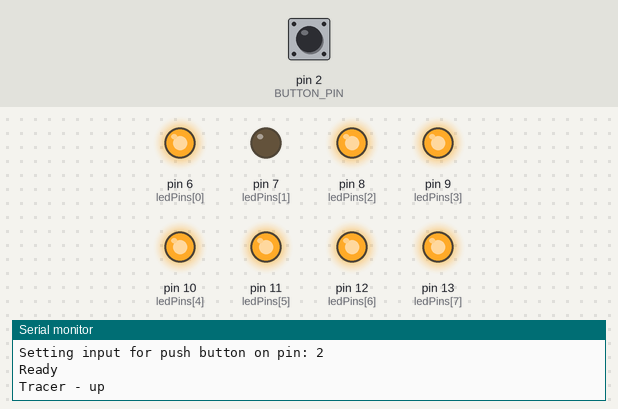
Recording of a sketch running on a simulated Arduino Uno, built with avr-gcc and run on an emulated ATmega328P. On the bench: output pins drawn as LEDs (lit = HIGH), the last lines printed to the serial monitor. Inputs (shaded band) come from the test bench; at power-on: pin 2 (BUTTON_PIN) LOW.

Above: at 0.17 s.
At 9.42 s:
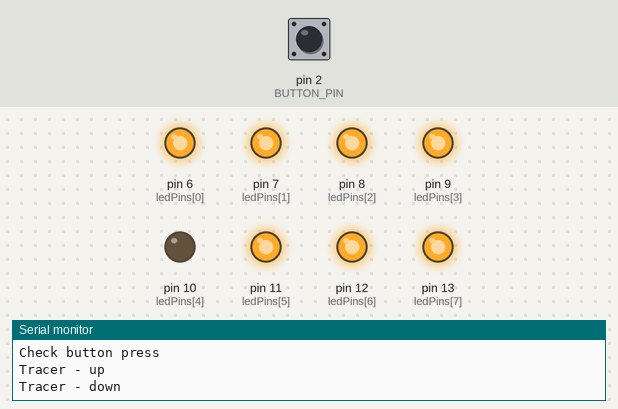
11.4 s: pin 2 (BUTTON_PIN) pulled HIGH for 3 s
At 14.2 s:
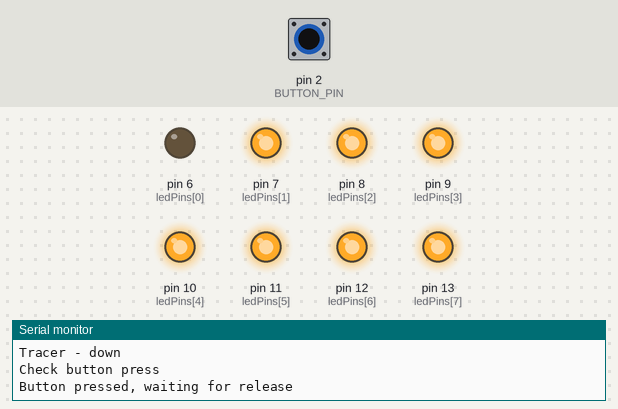
Timing chart, 0 to 22.6 s (numbered marks = the images above; inputs shaded):
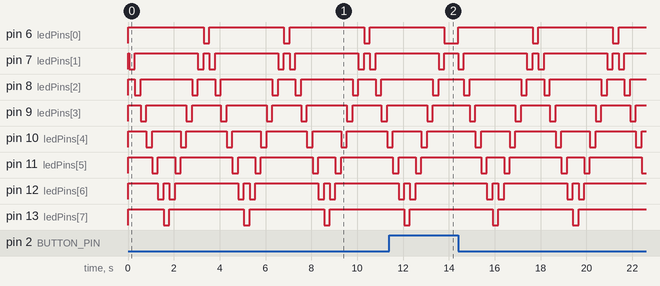

The sketch:

02ChaseLED.ino
```cpp
/******************************************************************************
 * Cooperative Multitasking
 *   02 - LED Chasser
 *
 * This is the second in a series of programs to illustrate the benefits of
 * a simple multitasking mechanism for Arduino.
 *
 * This program (sketch) builds upon the blink programs by combining converting it into a chaser.
 * There are two subtasks:
 * - A "chase LED" task that causes each LED to light up one after the other. It will hold the CPU for
 *   the entire duration of a single chase operation. That is, individually light up the led's in one direction
 *   then the other.
 * -  A "check for button press" task. It will hold the CPU for as long as you hold the button down.
 *
 * When running this program we will note that:
 * a) The messages relating to the Chase operation will continue to be displayed - even if the button is pressed
 *    until such time as the chase operation completes.
 * b) The messages relating to the LED Chase and the chase itself will cease being displayed if the
 *    button is pressed (once the "check button press" task gets a hold of the CPU).
 *
 * In short, neither routine is sharing the CPU (chase stops during button press), even though the
 * "check button press" task isn't actually doing anything except waiting for the button to be released.
 * Similarly, the "Chase LED" task isn't doing anything useful once it turns the LED off or on. Indeed it
 * justs wastes CPU cycles courtesy of the "delay" function calls.
 *
 * In this simplistic example, we could code it differently to avoid much of the "system hanging" symptoms,
 * but that is not the purpose this example. The purposes of this example is to show how easily it is to
 * code a routine that is "blocking" other tasks from doing their thing.
 *
 * By the time we get to example 5, we will address this. Examples 2 and 3 build upon this example, but
 * still in a non-cooperative multi-tasking way.
 *
 */

// Define the pin for the input button
#define BUTTON_PIN 2

// Define the pins to be used in tracing mode.
unsigned int ledPins [] = {6, 7, 8, 9, 10, 11, 12, 13};

void setup() {

  Serial.begin (9600);
  while (!Serial)
  ;

  // Initialise the LED Pins for output and set them to High (turn the LED's off).
  Serial.print("Initialising tracer pin: ");
  for (int i = 0; i < sizeof (ledPins) / sizeof(ledPins[0]); i++) {
    pinMode(ledPins[i], OUTPUT);
    digitalWrite(ledPins[i], HIGH);     // Turn the LED off.
    if (i > 0) {
      Serial.print(", ");
    }
      Serial.print(ledPins[i]);
  }
  Serial.println();

  // Set the push button's pin as an input.
  Serial.print("Setting input for push button on pin: ");
  Serial.println(BUTTON_PIN);
  pinMode(BUTTON_PIN, INPUT);

  Serial.println("Ready");
}


/**********************
 * Check Button Pressed.
 * Checks to see if the button is pressed.
 * If it is, return true.
 *
 * The function will first check to see if the button is pressed, then wait for a bit to check
 * if the button is still pressed. If it is, then the button is "debounced" and this function
 * returns true (Button pressed).
 *
 * Otherwise this function returns false (Button not pressed)
 *
 * Return: true if button pressed, false otherwise.
 *
 */
boolean checkButtonPressed() {
  Serial.println("Check button press");
        // The complexity of this code is to "debounce" the button press.
        // Has the button been pressed.
  if (digitalRead(BUTTON_PIN) == HIGH) {
    // Check for a short period of time, that the button remains pressed.
    // In this case 50 x 1 ms checks.
    const int numChecks = 50;
    int i = 0;
    while (digitalRead(BUTTON_PIN) == HIGH && i < numChecks) {
      delay(1);
      i++;
    }
    // Did we exit the loop before the required time (i.e. was the button released / still being debounced)?
    if (i < numChecks) {
      return false;       // Return "Button not pressed"
    }


    // At this point, we confirm that we have a button press.
    // Wait for the button to be released. During this time, whatever else was happening
    // on the Arduino (e.g. blinking an LED) will be suspended.
    Serial.println("Button pressed, waiting for release");
    while (digitalRead(BUTTON_PIN) == HIGH) {
      delay(10);
    }
    return true;          // Return "Button pressed"
  }
  return false;           // Return "Button not pressed"
}


/**********************
 * Tracer
 *
 * Cause the LED's to chase one another along the list of pins defined in "ledPins".
 * The chase will go from "left to right" as defined by the order of the pins in "ledPins". Then
 * "right to left".
 *
 * The chase will be executed one time.
 */
void tracer() {
  Serial.println("Tracer - up");
  for (int i = 1; i < sizeof (ledPins) / sizeof(ledPins[0]); i++) {
    digitalWrite(ledPins[i - 1], HIGH);   // Off
    digitalWrite(ledPins[i], LOW);        // On
//    Serial.print(ledPins[i]);
//    Serial.println(" On");
    delay(250);
  }

  Serial.println("Tracer - down");
  for (int i = sizeof (ledPins) / sizeof(ledPins[0]) - 2; i >= 0; i--) {
    digitalWrite(ledPins[i + 1], HIGH);   // Off
    digitalWrite(ledPins[i], LOW);        // On
//    Serial.print(ledPins[i]);
//    Serial.println(" On");
    delay(250);
  }
}

/**********************
 * Loop
 *
 * Continuously call the active routine (chase of blink LED).
 * Upon completion of the active routine, check to see if the button has been pressed.
 * If it has, switch modes.
 */
void loop() {
  tracer();
  if (checkButtonPressed()) {
    Serial.println("Button was pressed (now it is released).");
  }
}
```

Measured:
- by itself, pin 6 (ledPins[0]), pin 13 (ledPins[7]): alternates HIGH for 3.3 s and LOW for 0.25 s
- by itself, pin 7 (ledPins[1]): repeats every 3.5 s: HIGH 2.8 s, LOW 0.25 s, HIGH 0.25 s, LOW 0.25 s
- by itself, pin 8 (ledPins[2]): repeats every 3.5 s: HIGH 2.3 s, LOW 0.25 s, HIGH 0.75 s, LOW 0.25 s
- by itself, pin 9 (ledPins[3]): repeats every 3.5 s: HIGH 1.8 s, LOW 0.25 s, HIGH 1.3 s, LOW 0.25 s
- by itself, pin 10 (ledPins[4]): repeats every 3.5 s: HIGH 1.3 s, LOW 0.25 s, HIGH 1.8 s, LOW 0.25 s
- by itself, pin 11 (ledPins[5]): repeats every 3.5 s: HIGH 0.75 s, LOW 0.25 s, HIGH 2.3 s, LOW 0.25 s
- by itself, pin 12 (ledPins[6]): repeats every 3.5 s: HIGH 0.25 s, LOW 0.25 s, HIGH 2.8 s, LOW 0.25 s
